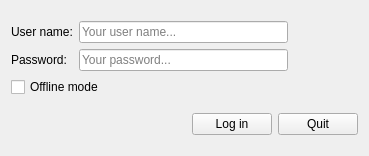
<?xml version="1.0" encoding="UTF-8"?>
<ui version="4.0">
 <class>Form</class>
 <widget class="QWidget" name="Form">
  <property name="windowModality">
   <enum>Qt::ApplicationModal</enum>
  </property>
  <property name="geometry">
   <rect>
    <x>0</x>
    <y>0</y>
    <width>369</width>
    <height>156</height>
   </rect>
  </property>
  <property name="windowTitle">
   <string>Log in to CCT</string>
  </property>
  <property name="windowIcon">
   <iconset resource="../../resource/icons/icons.qrc">
    <normaloff>:/icons/cct4logo.svg</normaloff>:/icons/cct4logo.svg</iconset>
  </property>
  <layout class="QVBoxLayout" name="verticalLayout">
   <item>
    <layout class="QHBoxLayout" name="horizontalLayout">
     <item>
      <layout class="QGridLayout" name="gridLayout">
       <item row="0" column="1">
        <widget class="QLineEdit" name="userNameLineEdit">
         <property name="placeholderText">
          <string>Your user name...</string>
         </property>
        </widget>
       </item>
       <item row="1" column="0">
        <widget class="QLabel" name="label_2">
         <property name="text">
          <string>Password:</string>
         </property>
         <property name="buddy">
          <cstring>passwordLineEdit</cstring>
         </property>
        </widget>
       </item>
       <item row="1" column="1">
        <widget class="QLineEdit" name="passwordLineEdit">
         <property name="echoMode">
          <enum>QLineEdit::Password</enum>
         </property>
         <property name="placeholderText">
          <string>Your password...</string>
         </property>
        </widget>
       </item>
       <item row="0" column="0">
        <widget class="QLabel" name="label">
         <property name="text">
          <string>User name:</string>
         </property>
         <property name="buddy">
          <cstring>userNameLineEdit</cstring>
         </property>
        </widget>
       </item>
       <item row="2" column="0" colspan="2">
        <widget class="QCheckBox" name="offlineCheckBox">
         <property name="text">
          <string>Offline mode</string>
         </property>
        </widget>
       </item>
      </layout>
     </item>
     <item>
      <widget class="QLabel" name="label_3">
       <property name="sizePolicy">
        <sizepolicy hsizetype="Fixed" vsizetype="Fixed">
         <horstretch>0</horstretch>
         <verstretch>0</verstretch>
        </sizepolicy>
       </property>
       <property name="minimumSize">
        <size>
         <width>64</width>
         <height>64</height>
        </size>
       </property>
       <property name="maximumSize">
        <size>
         <width>64</width>
         <height>64</height>
        </size>
       </property>
       <property name="text">
        <string/>
       </property>
       <property name="pixmap">
        <pixmap resource="../../resource/icons/icons.qrc">:/icons/cct4logo.svg</pixmap>
       </property>
       <property name="scaledContents">
        <bool>true</bool>
       </property>
      </widget>
     </item>
    </layout>
   </item>
   <item>
    <layout class="QHBoxLayout" name="horizontalLayout_2">
     <item>
      <spacer name="horizontalSpacer">
       <property name="orientation">
        <enum>Qt::Horizontal</enum>
       </property>
       <property name="sizeHint" stdset="0">
        <size>
         <width>40</width>
         <height>20</height>
        </size>
       </property>
      </spacer>
     </item>
     <item>
      <widget class="QPushButton" name="loginPushButton">
       <property name="text">
        <string>Log in</string>
       </property>
       <property name="icon">
        <iconset theme="user-info">
         <normaloff>.</normaloff>.</iconset>
       </property>
      </widget>
     </item>
     <item>
      <widget class="QPushButton" name="quitPushButton">
       <property name="text">
        <string>Quit</string>
       </property>
       <property name="icon">
        <iconset theme="application-exit">
         <normaloff>.</normaloff>.</iconset>
       </property>
      </widget>
     </item>
    </layout>
   </item>
  </layout>
 </widget>
 <tabstops>
  <tabstop>userNameLineEdit</tabstop>
  <tabstop>passwordLineEdit</tabstop>
  <tabstop>offlineCheckBox</tabstop>
  <tabstop>loginPushButton</tabstop>
  <tabstop>quitPushButton</tabstop>
 </tabstops>
 <resources>
  <include location="../../resource/icons/icons.qrc"/>
  <include location="../../resource/icons/icons.qrc"/>
 </resources>
 <connections>
  <connection>
   <sender>passwordLineEdit</sender>
   <signal>returnPressed()</signal>
   <receiver>loginPushButton</receiver>
   <slot>click()</slot>
   <hints>
    <hint type="sourcelabel">
     <x>147</x>
     <y>65</y>
    </hint>
    <hint type="destinationlabel">
     <x>226</x>
     <y>133</y>
    </hint>
   </hints>
  </connection>
 </connections>
</ui>
